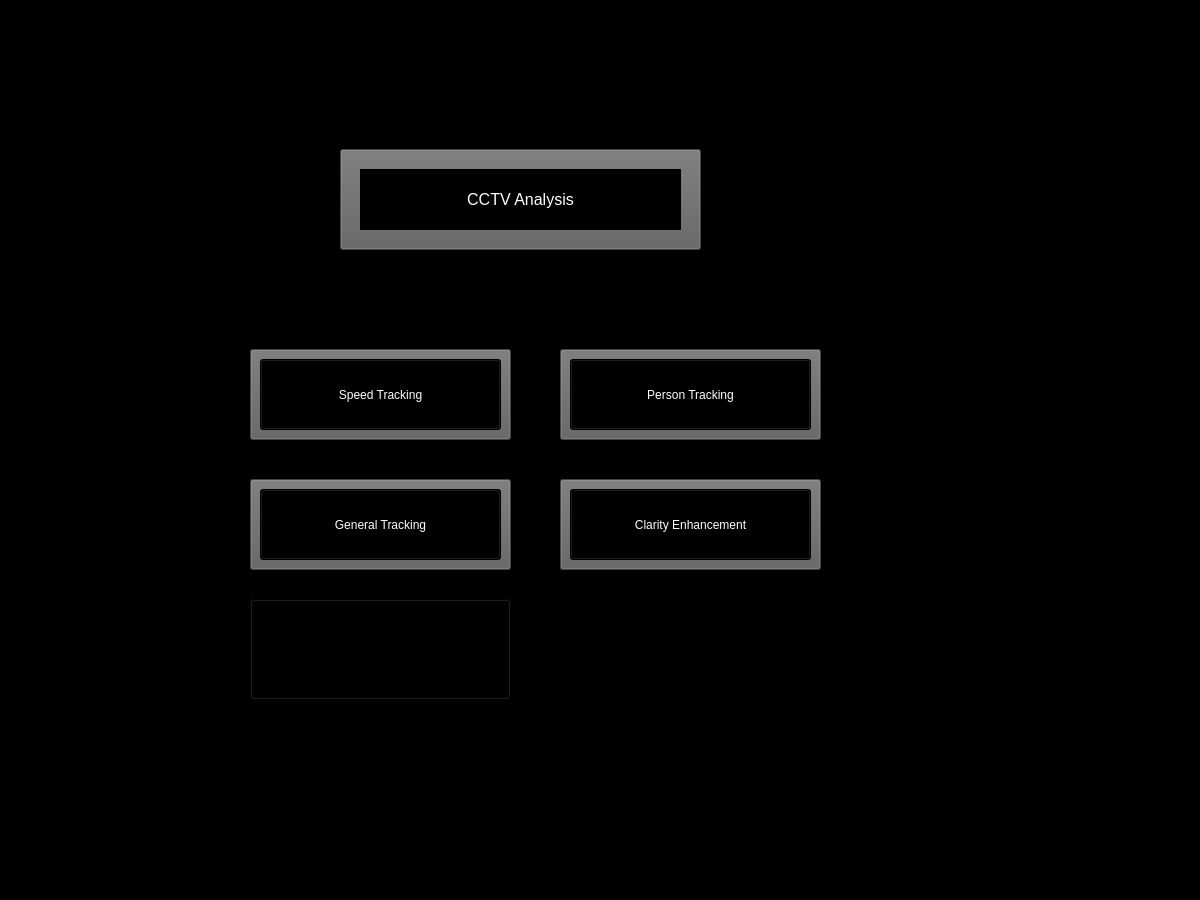
<?xml version="1.0" encoding="UTF-8"?>
<ui version="4.0">
 <class>introwindow</class>
 <widget class="QMainWindow" name="introwindow">
  <property name="geometry">
   <rect>
    <x>0</x>
    <y>0</y>
    <width>1200</width>
    <height>900</height>
   </rect>
  </property>
  <property name="mouseTracking">
   <bool>true</bool>
  </property>
  <property name="windowTitle">
   <string>MainWindow</string>
  </property>
  <property name="autoFillBackground">
   <bool>false</bool>
  </property>
  <property name="styleSheet">
   <string notr="true">background-color: rgb(0, 0, 0);

</string>
  </property>
  <widget class="QWidget" name="centralwidget">
   <widget class="QPushButton" name="speedtrack">
    <property name="geometry">
     <rect>
      <x>260</x>
      <y>340</y>
      <width>241</width>
      <height>71</height>
     </rect>
    </property>
    <property name="cursor">
     <cursorShape>PointingHandCursor</cursorShape>
    </property>
    <property name="styleSheet">
     <string notr="true">
background-color: rgb(0, 0, 0);
font: 63 18pt &quot;Segoe UI Semibold&quot;;
color: rgb(255, 255, 255);

</string>
    </property>
    <property name="text">
     <string>Speed Tracking</string>
    </property>
   </widget>
   <widget class="QLabel" name="zeblabel">
    <property name="geometry">
     <rect>
      <x>360</x>
      <y>150</y>
      <width>321</width>
      <height>61</height>
     </rect>
    </property>
    <property name="autoFillBackground">
     <bool>false</bool>
    </property>
    <property name="text">
     <string>&lt;html&gt;&lt;head/&gt;&lt;body&gt;&lt;p align=&quot;center&quot;&gt;&lt;span style=&quot; font-size:12pt; color:#ffffff;&quot;&gt;CCTV Analysis&lt;/span&gt;&lt;/p&gt;&lt;/body&gt;&lt;/html&gt;</string>
    </property>
   </widget>
   <widget class="QPushButton" name="twodim_2">
    <property name="geometry">
     <rect>
      <x>250</x>
      <y>330</y>
      <width>261</width>
      <height>91</height>
     </rect>
    </property>
    <property name="styleSheet">
     <string notr="true">background-color: rgb(143, 143, 143);
font: 63 18pt &quot;Segoe UI Semibold&quot;;
background-color: rgb(95, 95, 95);

</string>
    </property>
    <property name="text">
     <string/>
    </property>
   </widget>
   <widget class="QPushButton" name="twodim_6">
    <property name="geometry">
     <rect>
      <x>340</x>
      <y>130</y>
      <width>361</width>
      <height>101</height>
     </rect>
    </property>
    <property name="styleSheet">
     <string notr="true">background-color: rgb(143, 143, 143);
font: 63 18pt &quot;Segoe UI Semibold&quot;;
background-color: rgb(95, 95, 95);

</string>
    </property>
    <property name="text">
     <string/>
    </property>
   </widget>
   <widget class="QPushButton" name="twodim_3">
    <property name="geometry">
     <rect>
      <x>560</x>
      <y>330</y>
      <width>261</width>
      <height>91</height>
     </rect>
    </property>
    <property name="styleSheet">
     <string notr="true">background-color: rgb(143, 143, 143);
font: 63 18pt &quot;Segoe UI Semibold&quot;;
background-color: rgb(95, 95, 95);

</string>
    </property>
    <property name="text">
     <string/>
    </property>
   </widget>
   <widget class="QPushButton" name="person_track">
    <property name="geometry">
     <rect>
      <x>570</x>
      <y>340</y>
      <width>241</width>
      <height>71</height>
     </rect>
    </property>
    <property name="cursor">
     <cursorShape>PointingHandCursor</cursorShape>
    </property>
    <property name="styleSheet">
     <string notr="true">
background-color: rgb(0, 0, 0);
font: 63 18pt &quot;Segoe UI Semibold&quot;;
color: rgb(255, 255, 255);

</string>
    </property>
    <property name="text">
     <string>Person Tracking</string>
    </property>
   </widget>
   <widget class="QPushButton" name="twodim_4">
    <property name="geometry">
     <rect>
      <x>250</x>
      <y>580</y>
      <width>261</width>
      <height>91</height>
     </rect>
    </property>
    <property name="styleSheet">
     <string notr="true">background-color: rgb(143, 143, 143);
font: 63 18pt &quot;Segoe UI Semibold&quot;;
background-color: rgb(95, 95, 95);

</string>
    </property>
    <property name="text">
     <string/>
    </property>
   </widget>
   <widget class="QPushButton" name="clarity_enhance_home">
    <property name="geometry">
     <rect>
      <x>570</x>
      <y>470</y>
      <width>241</width>
      <height>71</height>
     </rect>
    </property>
    <property name="cursor">
     <cursorShape>PointingHandCursor</cursorShape>
    </property>
    <property name="styleSheet">
     <string notr="true">
background-color: rgb(0, 0, 0);
font: 63 14pt &quot;Segoe UI Semibold&quot;;
color: rgb(255, 255, 255);

</string>
    </property>
    <property name="text">
     <string>Clarity Enhancement</string>
    </property>
   </widget>
   <widget class="QPushButton" name="twodim_5">
    <property name="geometry">
     <rect>
      <x>560</x>
      <y>460</y>
      <width>261</width>
      <height>91</height>
     </rect>
    </property>
    <property name="styleSheet">
     <string notr="true">background-color: rgb(143, 143, 143);
font: 63 18pt &quot;Segoe UI Semibold&quot;;
background-color: rgb(95, 95, 95);

</string>
    </property>
    <property name="text">
     <string/>
    </property>
   </widget>
   <widget class="QPushButton" name="brightness_enhance_home">
    <property name="geometry">
     <rect>
      <x>250</x>
      <y>580</y>
      <width>261</width>
      <height>101</height>
     </rect>
    </property>
    <property name="cursor">
     <cursorShape>PointingHandCursor</cursorShape>
    </property>
    <property name="styleSheet">
     <string notr="true">
background-color: rgb(0, 0, 0);
font: 63 15pt &quot;Segoe UI Semibold&quot;;
color: rgb(255, 255, 255);

</string>
    </property>
    <property name="text">
     <string/>
    </property>
   </widget>
   <widget class="QPushButton" name="twodim_7">
    <property name="geometry">
     <rect>
      <x>250</x>
      <y>460</y>
      <width>261</width>
      <height>91</height>
     </rect>
    </property>
    <property name="styleSheet">
     <string notr="true">background-color: rgb(143, 143, 143);
font: 63 18pt &quot;Segoe UI Semibold&quot;;
background-color: rgb(95, 95, 95);

</string>
    </property>
    <property name="text">
     <string>General Tracking</string>
    </property>
   </widget>
   <widget class="QPushButton" name="brightness_general_tracking">
    <property name="geometry">
     <rect>
      <x>260</x>
      <y>470</y>
      <width>241</width>
      <height>71</height>
     </rect>
    </property>
    <property name="cursor">
     <cursorShape>PointingHandCursor</cursorShape>
    </property>
    <property name="styleSheet">
     <string notr="true">
background-color: rgb(0, 0, 0);
font: 63 15pt &quot;Segoe UI Semibold&quot;;
color: rgb(255, 255, 255);

</string>
    </property>
    <property name="text">
     <string>General Tracking</string>
    </property>
   </widget>
   <zorder>twodim_5</zorder>
   <zorder>twodim_6</zorder>
   <zorder>zeblabel</zorder>
   <zorder>twodim_2</zorder>
   <zorder>speedtrack</zorder>
   <zorder>twodim_3</zorder>
   <zorder>person_track</zorder>
   <zorder>twodim_4</zorder>
   <zorder>clarity_enhance_home</zorder>
   <zorder>brightness_enhance_home</zorder>
   <zorder>twodim_7</zorder>
   <zorder>brightness_general_tracking</zorder>
  </widget>
  <widget class="QMenuBar" name="menubar">
   <property name="geometry">
    <rect>
     <x>0</x>
     <y>0</y>
     <width>1200</width>
     <height>26</height>
    </rect>
   </property>
   <widget class="QMenu" name="menuFile">
    <property name="title">
     <string>File</string>
    </property>
   </widget>
   <addaction name="menuFile"/>
  </widget>
  <widget class="QStatusBar" name="statusbar"/>
 </widget>
 <resources/>
 <connections/>
</ui>
